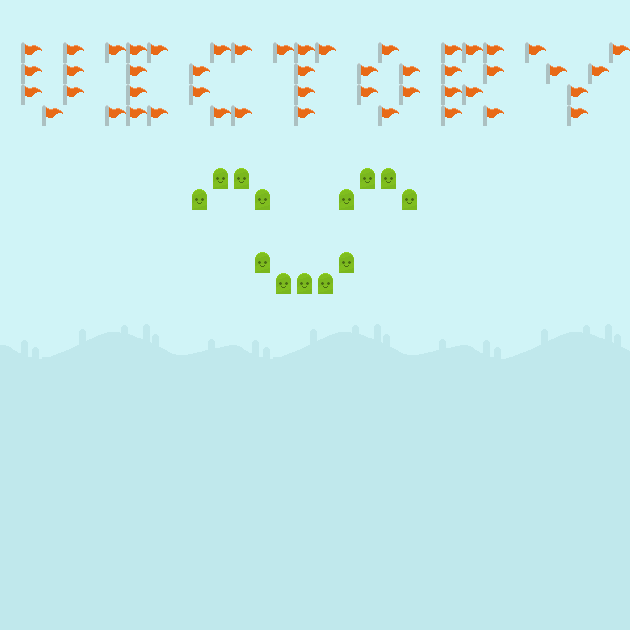

A level layout from a 2D game, rendered from its tile map. Below: a short description, then the map file with tile-grid data replaced by summaries:
An orthogonal 30x30 tile map with 21x21 px tiles, 8 tile layers (Tile Layer 1, Platforms, Spikes, Spawn, ...), 2 tilesets.

<map version="1.0" orientation="orthogonal" renderorder="right-down" width="30" height="30" tilewidth="21" tileheight="21">
 <tileset firstgid="1" source="spritesheet.tsx" />
 <tileset firstgid="481" source="spritesheet.tsx" />
 <layer name="Tile Layer 1" width="30" height="30">
  <data>[900 cells, 900 non-empty, 33 distinct tile ids]</data>
 </layer>
 <layer name="Platforms" width="30" height="30">
  <data>[900 cells, 0 non-empty, 0 distinct tile ids]</data>
 </layer>
 <layer name="Spikes" width="30" height="30">
  <data>[900 cells, 0 non-empty, 0 distinct tile ids]</data>
 </layer>
 <layer name="Spawn" width="30" height="30">
  <data>[900 cells, 0 non-empty, 0 distinct tile ids]</data>
 </layer>
 <layer name="Goal" width="30" height="30">
  <data>[900 cells, 0 non-empty, 0 distinct tile ids]</data>
 </layer>
 <layer name="Button" width="30" height="30">
  <data>[900 cells, 0 non-empty, 0 distinct tile ids]</data>
 </layer>
 <layer name="Door" width="30" height="30">
  <data>[900 cells, 0 non-empty, 0 distinct tile ids]</data>
 </layer>
 <layer name="PowerUps" width="30" height="30">
  <data>[900 cells, 61 non-empty, 2 distinct tile ids]</data>
 </layer>
</map>
